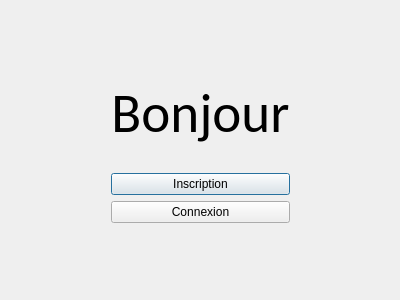
<?xml version="1.0" encoding="UTF-8"?>
<ui version="4.0">
 <class>ConnexionInscription</class>
 <widget class="QDialog" name="ConnexionInscription">
  <property name="geometry">
   <rect>
    <x>0</x>
    <y>0</y>
    <width>400</width>
    <height>300</height>
   </rect>
  </property>
  <property name="windowTitle">
   <string>Dialog</string>
  </property>
  <widget class="QWidget" name="gridLayoutWidget">
   <property name="geometry">
    <rect>
     <x>0</x>
     <y>0</y>
     <width>401</width>
     <height>301</height>
    </rect>
   </property>
   <layout class="QGridLayout" name="gridLayout">
    <item row="5" column="1">
     <spacer name="verticalSpacer">
      <property name="orientation">
       <enum>Qt::Vertical</enum>
      </property>
      <property name="sizeHint" stdset="0">
       <size>
        <width>20</width>
        <height>40</height>
       </size>
      </property>
     </spacer>
    </item>
    <item row="0" column="1">
     <spacer name="verticalSpacer_2">
      <property name="orientation">
       <enum>Qt::Vertical</enum>
      </property>
      <property name="sizeHint" stdset="0">
       <size>
        <width>20</width>
        <height>40</height>
       </size>
      </property>
     </spacer>
    </item>
    <item row="3" column="1">
     <widget class="QPushButton" name="bouttonAccueil">
      <property name="text">
       <string>Inscription</string>
      </property>
     </widget>
    </item>
    <item row="2" column="1">
     <widget class="QLabel" name="label">
      <property name="text">
       <string/>
      </property>
     </widget>
    </item>
    <item row="4" column="1">
     <widget class="QPushButton" name="bouttonConnexion">
      <property name="text">
       <string>Connexion</string>
      </property>
     </widget>
    </item>
    <item row="3" column="2">
     <spacer name="horizontalSpacer_3">
      <property name="orientation">
       <enum>Qt::Horizontal</enum>
      </property>
      <property name="sizeHint" stdset="0">
       <size>
        <width>40</width>
        <height>20</height>
       </size>
      </property>
     </spacer>
    </item>
    <item row="3" column="0">
     <spacer name="horizontalSpacer_2">
      <property name="orientation">
       <enum>Qt::Horizontal</enum>
      </property>
      <property name="sizeHint" stdset="0">
       <size>
        <width>40</width>
        <height>20</height>
       </size>
      </property>
     </spacer>
    </item>
    <item row="1" column="1">
     <widget class="QLabel" name="label_2">
      <property name="font">
       <font>
        <family>Calibri</family>
        <pointsize>41</pointsize>
       </font>
      </property>
      <property name="text">
       <string>Bonjour</string>
      </property>
      <property name="textFormat">
       <enum>Qt::AutoText</enum>
      </property>
      <property name="alignment">
       <set>Qt::AlignCenter</set>
      </property>
     </widget>
    </item>
   </layout>
  </widget>
 </widget>
 <resources/>
 <connections/>
</ui>
